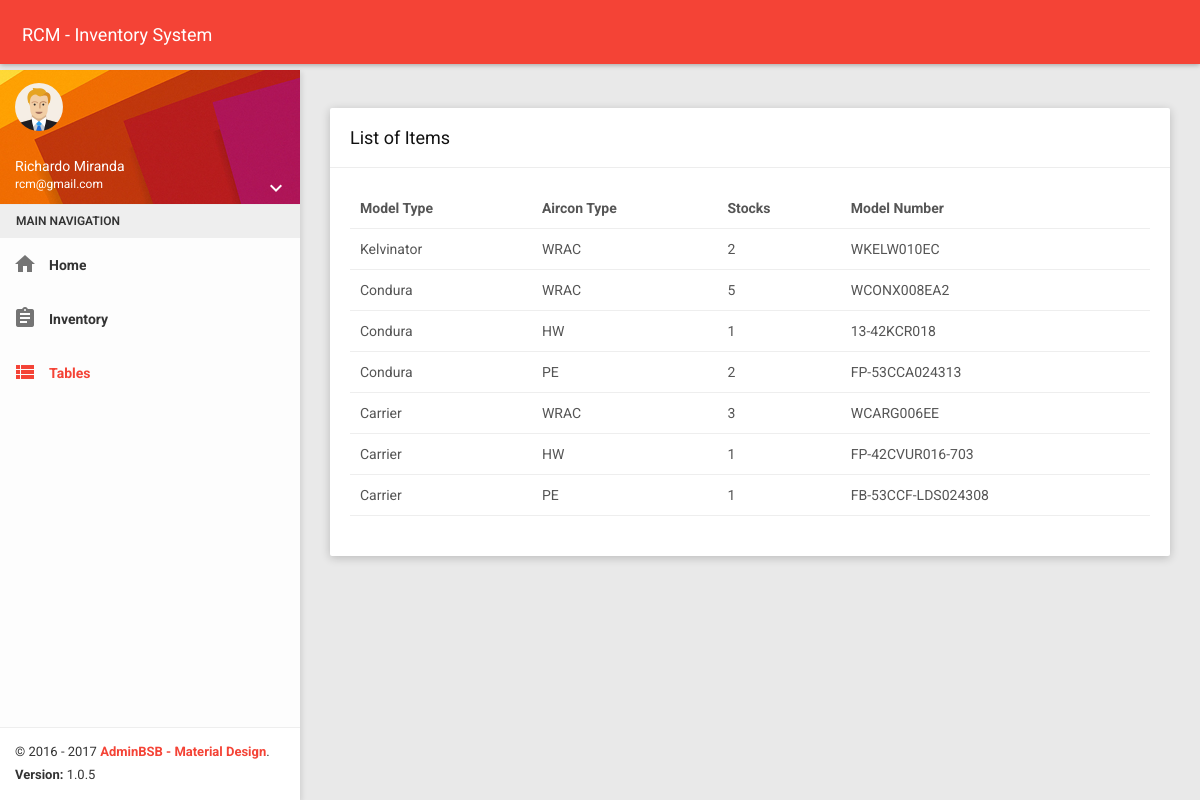
The page /dashboard/summary/ (signed in) on the database as committed earlier.
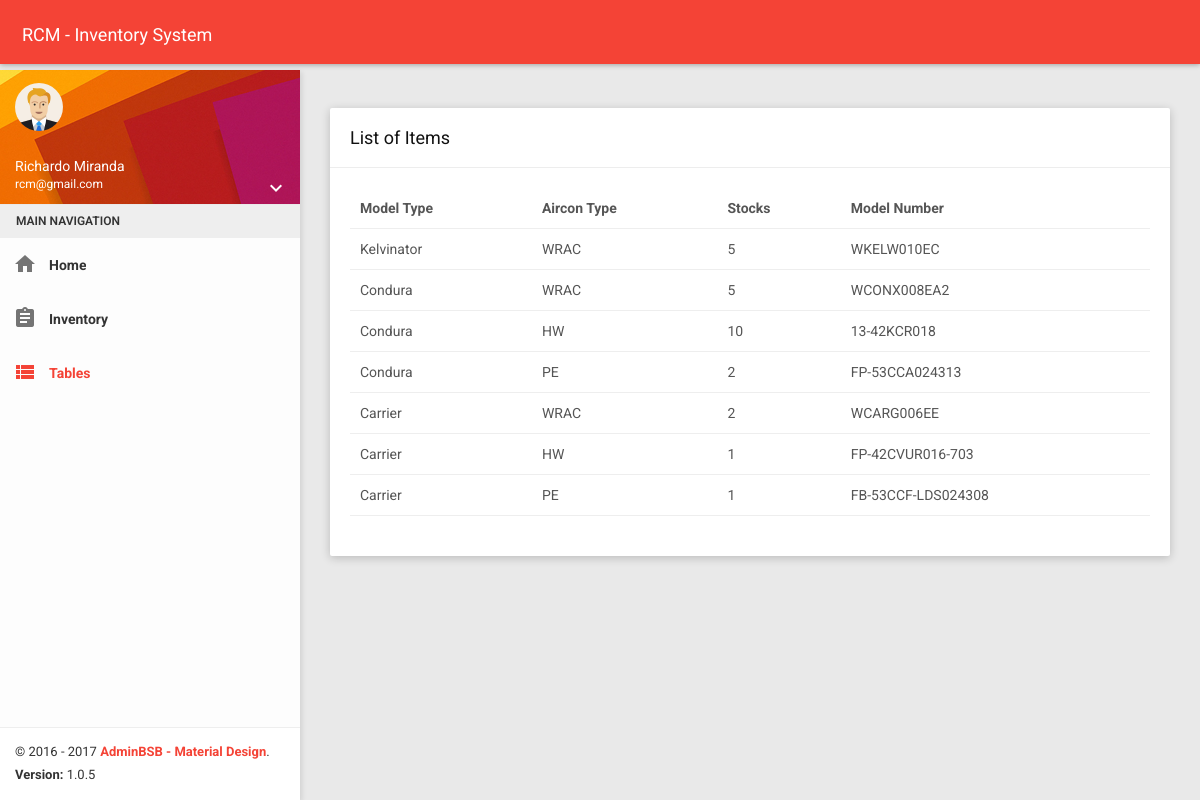
The same page on the database as committed later.
### Inventory/models.py (models this page shows)
class Aircon(models.Model):
    model_type = models.ForeignKey(ModelType, on_delete=models.DO_NOTHING)
    aircon_type = models.ForeignKey(AirconType, on_delete=models.DO_NOTHING)
    stocks = models.IntegerField()
    model_number = models.CharField(max_length=255)

class ModelType(models.Model):
    type = models.CharField(max_length=15)
    def __str__(self):
        return str(self.type)

class AirconType(models.Model):
    aircon_type = models.CharField(max_length=25)
    def __str__(self):
        return str(self.aircon_type)

### Inventory/views.py (the view)
# urls.py: path('dashboard/summary/', views.summary_tables, name='summary'),
def summary_tables(request):
    username = request.session['user']
    user = User.objects.get(username=username)
    aircon = Aircon.objects.all()
    context = {
        'users': user,
        'aircon': aircon
    }
    return render(request, 'Inventory/tables.html', context)

### Inventory/templates/Inventory/tables.html (shortened to what the changed rows need)
<!DOCTYPE html>
<html>
<head>
    {% load static %}
    <link href="{% static 'Inventory/css/bootstrap.css'%}" rel="stylesheet">
    <link href="{% static 'Inventory/css/waves.css'%}" rel="stylesheet" />
    <link href="{% static 'Inventory/css/animate.css'%}" rel="stylesheet" />
    <link href="{% static 'Inventory/css/dash_style.css'%}" rel="stylesheet">
    <link href="{% static 'Inventory/css/all-themes.css'%}" rel="stylesheet" />
</head>
<body class="theme-red">
    <section class="content">
            <div class="row clearfix">
                <div class="col-lg-12 col-md-12 col-sm-12 col-xs-12">
                    <div class="card">
                        <div class="header">
                            <h2>
                                List of Items
                            </h2>
                        </div>
                        <div class="body table-responsive">
                            <table class="table table-hover">
                                <thead>
                                    <tr>
                                        <th>Model Type</th>
                                        <th>Aircon Type</th>
                                        <th>Stocks</th>
                                        <th>Model Number</th>
                                    </tr>
                                </thead>
                                <tbody>
                                                                   {% for aircons in aircon %}
                                    <tr>
                                        <td>{{ aircons.model_type }}</td>
                                        <td>{{ aircons.aircon_type}}</td>
                                        <td>{{ aircons.stocks }}</td>
                                        <td>{{ aircons.model_number }}</td>
                                    </tr>
                                                                {% endfor %}
                                </tbody>
                            </table>
                        </div>
                    </div>
                </div>
            </div>
    </section>
</body>
</html>

Rows that differ between the two databases and show on the page:
changed Aircon "WKELW010EC": stocks "2" → "5"
changed Aircon "13-42KCR018": stocks "1" → "10"
changed Aircon "WCARG006EE": stocks "3" → "2"
